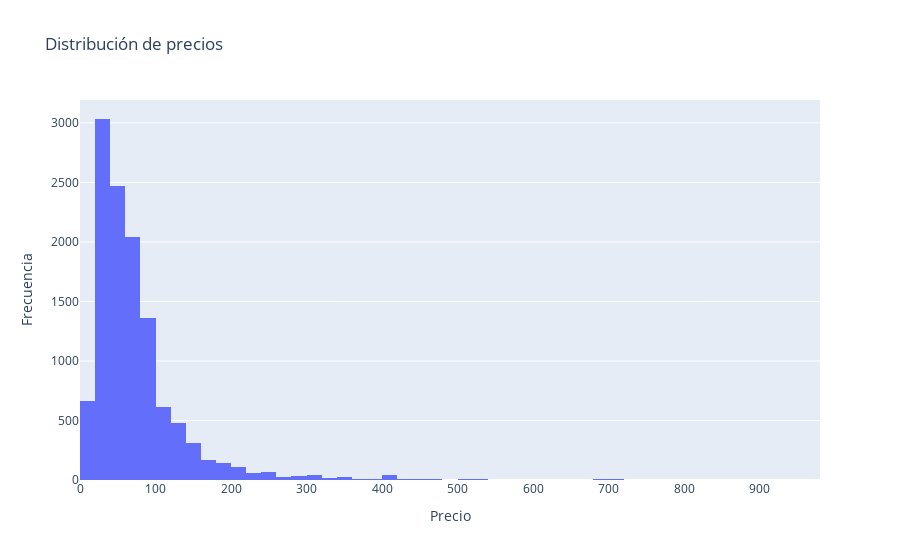

Notebook code cell kept with this figure:
### Markdown cell above
Aquí podemos ver como se distribuyen los precios y su frecuencia.

### Code cell
fig = px.histogram(
    airbnb_data,
    x='Price',
    title='Distribución de precios',
    labels={'Price': 'Precio'},
    nbins=50,
    color_discrete_sequence=['#636EFA']
)
fig.update_layout(xaxis_title='Precio', yaxis_title='Frecuencia')
fig.show()

### Figure 1 — Plotly figure (JSON) as saved in the notebook; plotly's stock layout.template omitted (floating-point values rounded to 4 significant figures; data arrays with more than 128 entries replaced by an {"elided": "..."} marker saying what was removed)
{"data": [{"alignmentgroup": "True", "bingroup": "x", "hovertemplate": "Precio=%{x}<br>count=%{y}<extra></extra>", "legendgroup": "", "marker": {"color": "#636EFA", "pattern": {"shape": ""}}, "name": "", "nbinsx": 50, "offsetgroup": "", "orientation": "v", "showlegend": false, "type": "histogram", "x": {"elided": "11824 int values"}, "xaxis": "x", "yaxis": "y"}], "layout": {"barmode": "relative", "legend": {"tracegroupgap": 0}, "title": {"text": "Distribución de precios"}, "xaxis": {"anchor": "y", "domain": [0, 1], "title": {"text": "Precio"}}, "yaxis": {"anchor": "x", "domain": [0, 1], "title": {"text": "Frecuencia"}}}}
